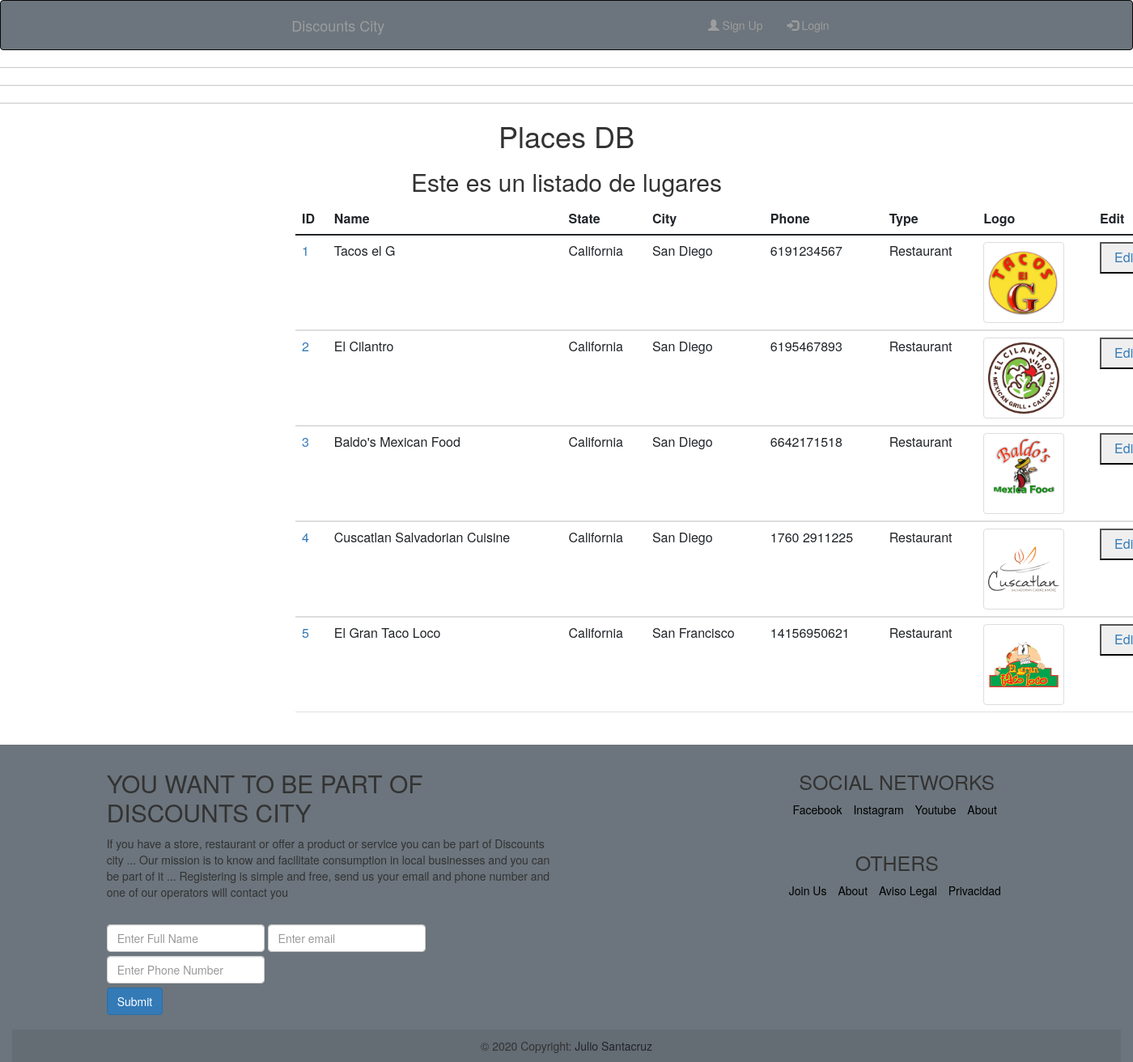
Screenshot of /list-place/ with the database file from the repository.
### place/models.py (models this page shows, shortened)
class Place(models.Model):
    slug = models.CharField(max_length=30, verbose_name="url del sitio")
    title = models.CharField(max_length=100, verbose_name="Nombre")
    logo = models.ImageField(verbose_name="logos", upload_to="logos", null=True, blank=True )
    horario = models.TextField(verbose_name="horario" , default="soy un horario", blank=True)
    location = models.TextField(verbose_name="Ubicacion de Lugar", default="soy un Mapa :D" , blank=True)
    phone_number = models.CharField(max_length=12, verbose_name="numero de telefono" , blank=True)
    city = models.CharField(max_length=30, verbose_name="Ciudad")
    state = models.CharField(max_length=30, verbose_name="Estado")
    place_type = models.ForeignKey(PlaceType, on_delete=models.CASCADE, verbose_name="Tipo de servicio")
    featured = models.BooleanField(default=True, verbose_name="Aparece en el landing>?")
    timestamp = models.DateTimeField(auto_now_add=True)

class PlaceType(models.Model):
    slug = models.CharField(max_length=30, verbose_name="slug para categorias")
    title = models.CharField(
        choices=PLACE_TYPE,
        default='Restaurant',
        max_length=30,
        verbose_name='titulo')
    description = models.TextField(max_length=300, verbose_name="descripcion" )
    def __str__(self):
        return self.title

### place/views.py (the view)
# urls.py: path('list-place/', views.list_place, name="list_place"),
def list_place(request): #LIST PLACE ADMIN ONLY
    places = Place.objects.all()
    context = {
        'places': places
    }
    return render (request, 'place/list_place.html', context)

### templates/place/list_place.html (shortened to what this page needs)
{% extends 'base.html' %}
{% load static %}
{% block content%}
<hr>
<hr>
<hr>
<div class="place-title">
    <h1>Places DB</h1>
    <h2>Este es un listado de lugares </h2>
</div>
<div class="mx-auto" style="width: 700px;">
    <div class="container">
        <table class="table table-hover">
            <thead>
                <tr>
                    <th>ID</th>
                    <th>Name</th>
                    <th>State</th>
                    <th>City</th>
                    <th>Phone </th>
                    <th>Type</th>
                    <th>Logo</th>
                    <th>Edit</th>
                </tr>
            </thead>
            {% for place in places %}
            <tbody>
                <tr>
                    <td><a href={% url 'place_detail' place.state place.slug %}> {{place.id}}</a></td>
                    <td>{{place.title}}</td>
                    <td>{{place.state}}</td>
                    <td>{{place.city}}</td>
                    <td>{{place.phone_number}}</td>
                    <td>{{place.place_type}}</td>
                    <td> {% if place.logo %}
                        <img src="{{place.logo.url}}"
                            style="border: 1px solid #ddd; border-radius: 4px; padding: 5px; width: 100px;" />
                        {% endif %}</td>
                    <td><button><a class="nav-link" href="{% url 'view_place' place.id %}">Edit Place</a></button></td>
                </tr>
                {% endfor %}
            </tbody>
        </table>
    </div>
    <br>
</div>
{% endblock %}

### templates/place/list_place.html (style rules this page uses)
.place-title { background-color: rgb(255, 255, 255); text-align: center; }

### rows the page displays
Place: id "1", title "Tacos el G", state "California", city "San Diego", phone_number "6191234567", place_type "Restaurant", logo (picture)
Place: id "2", title "El Cilantro", state "California", city "San Diego", phone_number "6195467893", place_type "Restaurant", logo (picture)
Place: id "3", title "Baldo's Mexican Food", state "California", city "San Diego", phone_number "6642171518", place_type "Restaurant", logo (picture)
Place: id "4", title "Cuscatlan Salvadorian Cuisine", state "California", city "San Diego", phone_number "1760 2911225", place_type "Restaurant", logo (picture)
Place: id "5", title "El Gran Taco Loco", state "California", city "San Francisco", phone_number "14156950621", place_type "Restaurant", logo (picture)
